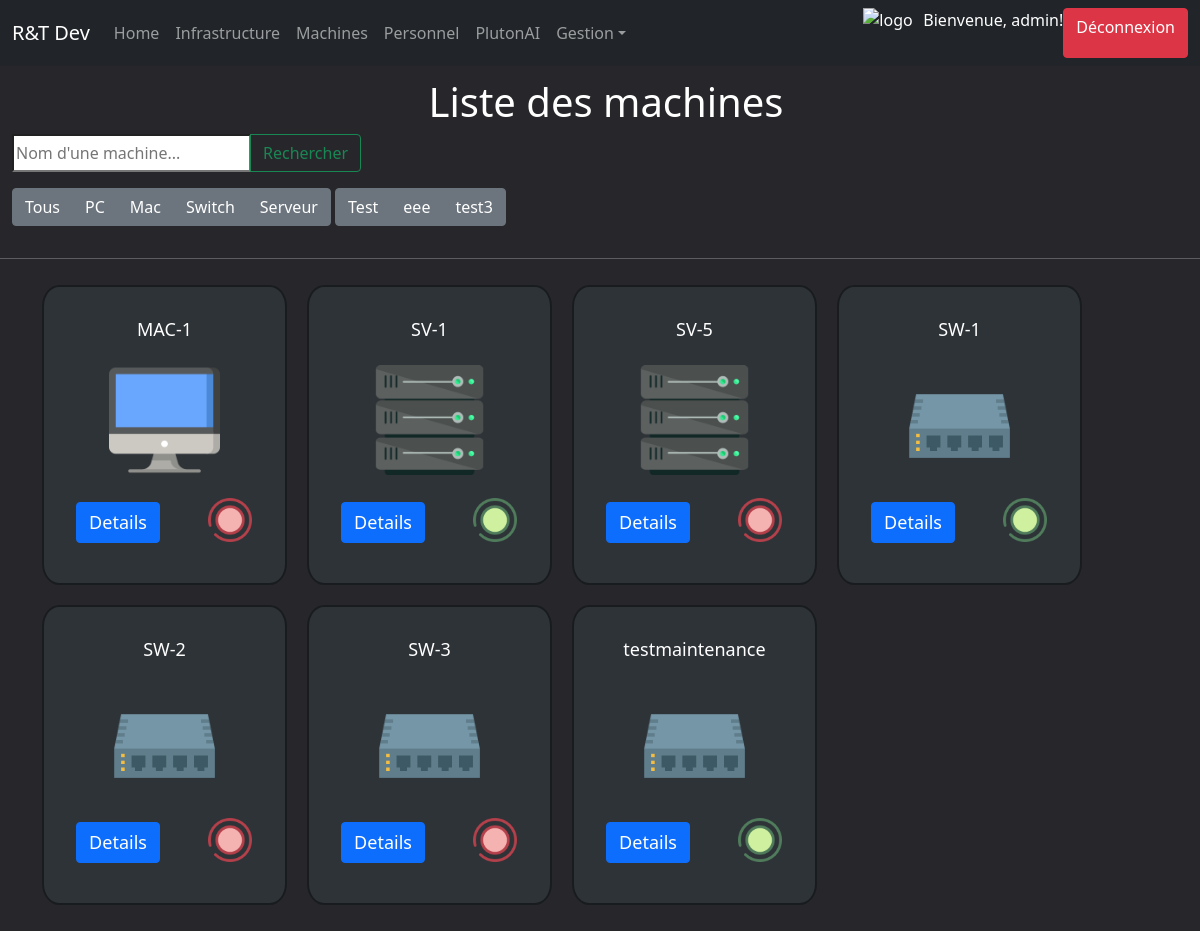
Before: /computerApp/machines/ (signed in) with the older database file.
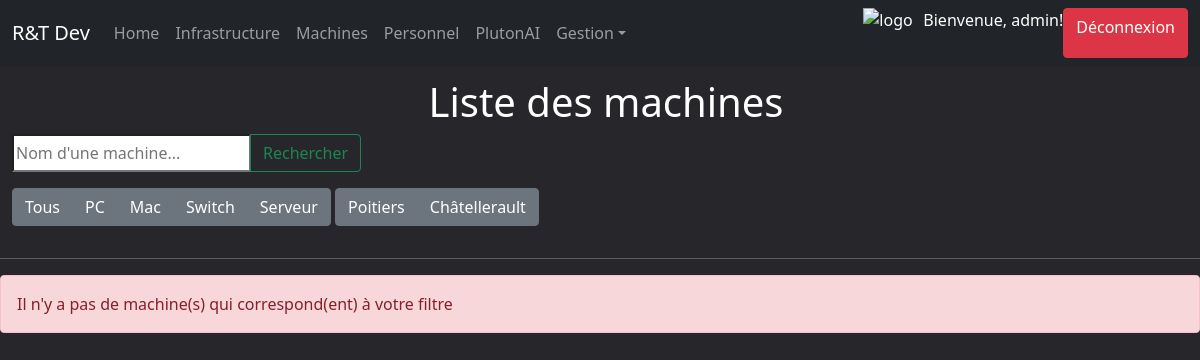
After: the same page with the newer database file.
### computerApp/models.py (models this page shows, shortened)
class Infrastructure(models.Model):
    id = models.AutoField(primary_key=True, editable=False)
    nom = models.CharField(max_length=32)
    machines = models.ManyToManyField(Machine)
    responsable = models.ForeignKey(Personnel, on_delete=models.SET_NULL, null=True)
    usage_percentage = models.FloatField(default=0)

class Machine(models.Model):
    TYPES = (
        ('PC', ('PC - Utilise Windows 11')),
        ('Mac', ('Mac - Utilise MacOS')),
        ('Serveur', ('Serveur - Serveur pour déployer des VM')),
        ('Switch', ('Switch - Maintient et connect des serveurs')),
    )
    id = models.AutoField(primary_key=True, editable=False)
    nom = models.CharField(max_length=32)
    maintenanceDate = models.DateField(default=datetime.now().strftime("%Y-%m-%d"))
    mach = models.CharField(max_length=32, choices=TYPES, default='PC')
    infra = models.ForeignKey('Infrastructure', on_delete=models.PROTECT, null=True)
    etat = models.BooleanField(default=False)

### computerApp/views.py (the view)
# urls.py: path('machines/', views.machine_list_view, name='machines'),
@login_required
def machine_list_view(request):
	today = date.today
	machines = Machine.objects.all().order_by('nom')
	query = request.GET.get('query')
	mach = request.GET.get('type')
	infra_id = request.GET.get('infra')
	infrastructures = Infrastructure.objects.all()
	if query:
		machines = machines.filter(nom__icontains=query)
	if mach:
		machines = machines.filter(mach=mach)
	if infra_id:
		machines = machines.filter(infra_id=infra_id)
	context = {'machines': machines, 'today': today, 'infrastructures': infrastructures}
	return render(request, 'computerApp/machine_list.html', context)

### computerApp/templates/computerApp/machine_list.html
{% extends "index.html" %}
{% load static %}
{% block content %}
<div class="filter">
    <h1>Liste des machines</h1>
    <form method="GET" class="input-group mb-3">
        <input class="text" class="form-vontrol" placeholder="Nom d'une machine..." aria-label="Search" aria-describedby="button-addon2" name="query">
        <button class="btn btn-outline-success" type="submit" id="button-addon2">Rechercher</button>
    </form>
    <div class="btn-group mb-3" role="group" aria-label="Filtre">
        <a href="{% url 'machines' %}" class="btn btn-secondary">Tous</a>
        <a href="?type=PC" class="btn btn-secondary">PC</a>
        <a href="?type=Mac" class="btn btn-secondary">Mac</a>
        <a href="?type=Switch" class="btn btn-secondary">Switch</a>
        <a href="?type=Serveur" class="btn btn-secondary">Serveur</a>
    </div>
    <div class="btn-group mb-3" role="group" aria-label="Filtre">
        {% for infra in infrastructures %}
            <a href="?infra={{ infra.id }}" class="btn btn-secondary">{{ infra.nom }}</a>
        {% endfor %}
    </div>
</div>
<hr>
{% if machines %}
<ul class="machines-container" id="allMachines">
    {% for machine in machines %}
    <li class="machine">
        <a>{{machine.nom}}</a>
        {% if machine.mach == "PC" %}
        <img src="{% static 'computerApp/images/PC.png' %}" alt="logo">
        {% elif machine.mach == "Mac" %}
        <img src="{% static 'computerApp/images/mac.png' %}" alt="logo">
        {% elif machine.mach == "Switch" %}
        <img src="{% static 'computerApp/images/switch.png' %}" alt="logo">
        {% elif machine.mach == "Serveur" %}
        <img src="{% static 'computerApp/images/server.png' %}" alt="logo">
        {% endif %}
        <div class="machineinfo">
            <a href="{% url 'machine-detail' machine.id %}" class="btn btn-primary">Details</a>
            {% if machine.maintenanceDate == today %}
                <img src="{% static 'computerApp/images/process.png' %}" title="Cette machine est actuellement en maintenance" alt="maj">
            {% elif machine.etat == True %}
                <img src="{% static 'computerApp/images/on.png' %}" title="Cette machine est opérationnelle" alt="on">
            {% else %}
                <img src="{% static 'computerApp/images/off.png' %}" title="Cette machine est éteinte" alt="off">
            {% endif %}
        </div>
    </li>
    {% endfor %}
</ul>
{% else %}
<div class="alert alert-danger">
    Il n'y a pas de machine(s) qui correspond(ent) à votre filtre
  </div>
{% endif %}
{% endblock %}

Changed rows visible on the page:
removed Infrastructure: nom "Test"
removed Infrastructure: nom "eee"
removed Infrastructure: nom "test3"
removed Machine: nom "MAC-1"
removed Machine: nom "SV-1"
removed Machine: nom "SV-5"
removed Machine: nom "SW-1"
removed Machine: nom "SW-2"
removed Machine: nom "SW-3"
removed Machine: nom "testmaintenance"
added Infrastructure: nom "Poitiers"
added Infrastructure: nom "Châtellerault"
Other visible differences:
text now shown: "Il n'y a pas de machine(s) qui correspond(ent) à votre filtre"
